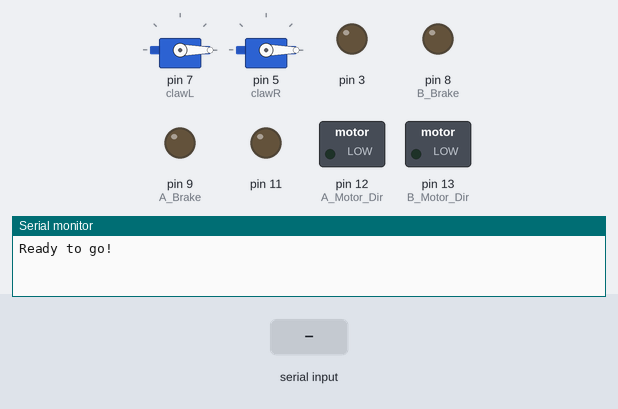
Recording of a sketch running on a simulated Arduino Uno, built with avr-gcc and run on an emulated ATmega328P. On the bench: 2 × servo, switched loads named in the sketch (green lamp = pin HIGH), output pins drawn as LEDs (lit = HIGH), the last lines printed to the serial monitor. The inputs (shaded band) are chosen by the test bench.

Above: at 1.2 s.
1.3 s: "w" received over Serial
At 2.5 s:
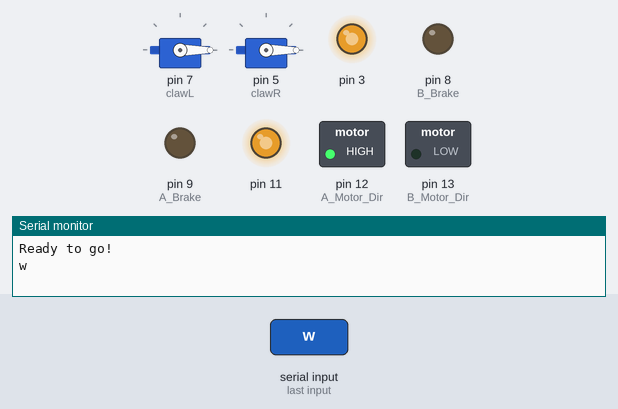
2.8 s: "a" received over Serial
At 3.6 s:
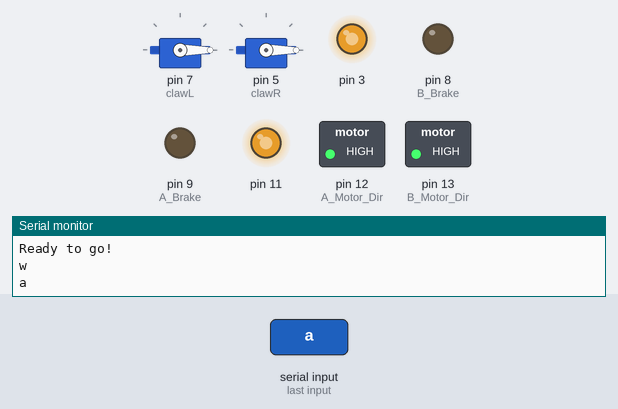
4.3 s: "d" received over Serial
At 4.8 s:
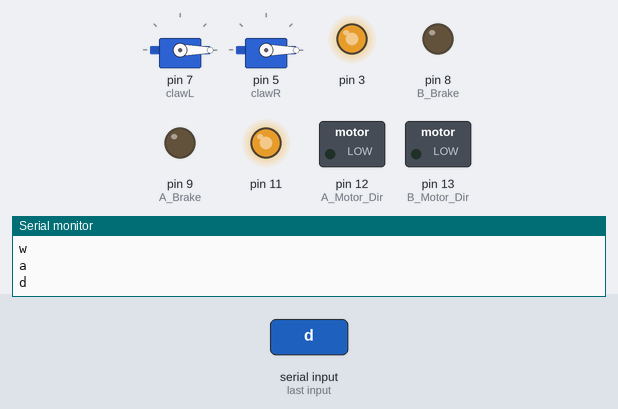
5.8 s: "s" received over Serial
At 7.0 s:
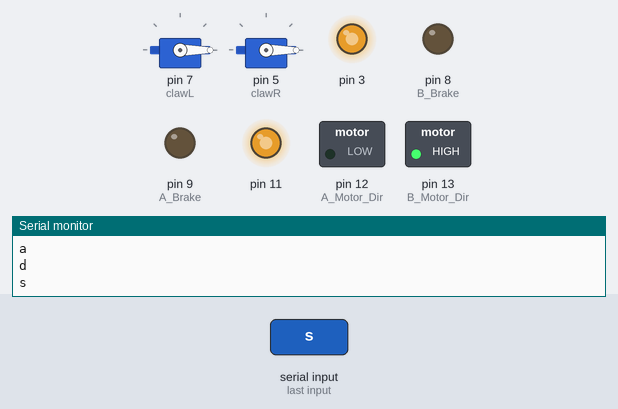
7.3 s: "k" received over Serial
At 8.2 s:
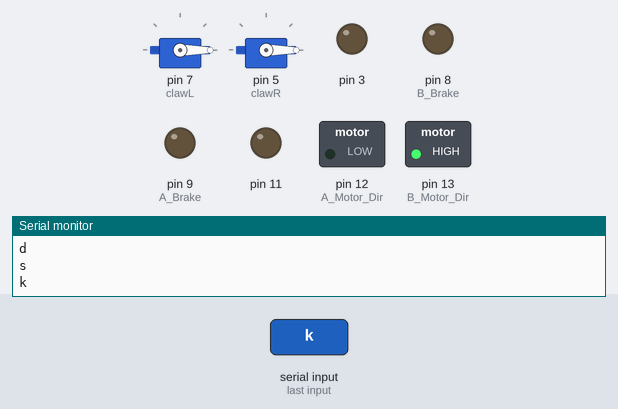
8.8 s: "i" received over Serial
At 9.4 s:
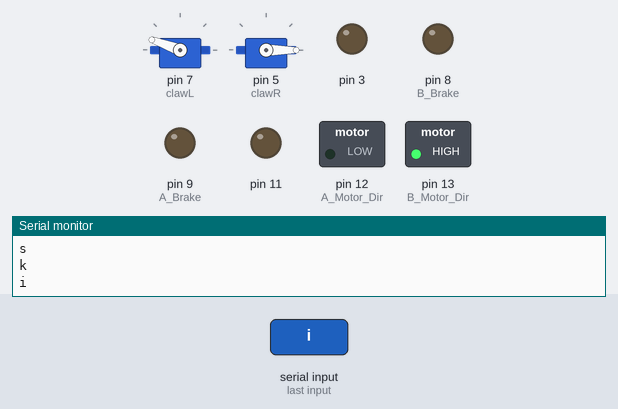
Timing chart, 0 to 11.3 s (numbered marks = the images above; inputs shaded):
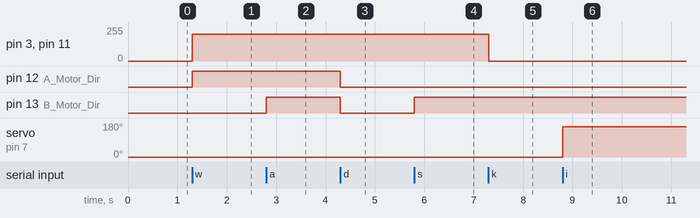

The sketch:

sketch_jul11a.ino
```cpp
#include <Servo.h>;

Servo clawL;
Servo clawR;
int pos =0;

void setup() {
  // put your setup code here, to run once:

  pinMode(12,OUTPUT); //A Motor Dir
  pinMode(9,OUTPUT); //A Brake
  analogWrite(3,0); //A speed

  pinMode(13,OUTPUT); //B Motor Dir
  pinMode(8,OUTPUT); //B Brake
  analogWrite(11,0); //B speed

  clawL.attach(7);
  clawR.attach(5); //this is the pin that is being used
  clawL.write(0);
  clawR.write(0);


  Serial.begin(9600); //bit rate
  Serial.println("Ready to go!");
  }

void loop() {
  // put your main code here, to run repeatedly:

  if(Serial.available()){
    char key = Serial.read();
    Serial.println(key);

    if(key=='w'){
      moveA(200,false);
      moveB(200,true);//they are different because the motors are flipped so if they were the same it would turn
    }
    else if(key =='a'){
      moveA(200,false);
      moveB(200,false);
    }
    else if(key =='d'){
      moveB(200,true);
      moveA(200,true);
    }
    else if(key == 's'){
      moveA(200,true);
      moveB(200,false);
    }
    else if(key == 'k'){
      moveA(0,true);
      moveB(0,false);
    }
    else if(key=='i'){
      clawL.write(160); //this is a value from 0-180 the angel of rotation
      clawR.write(0); //this is a value from 0-180 the angel of rotation
    }
    else if(key=='j'){
      clawL.write(120); //this is a value from 0-180 the angel of rotation
      clawR.write(10);
    }
  }
}

void moveA(int speed, boolean dir) {
  if(dir ==true){
    digitalWrite(12,LOW);
  }else{
    digitalWrite(12,HIGH);
  }

  digitalWrite(9,LOW);
  analogWrite(3,speed);
}

void moveB(int speed, boolean dir) {
  if(dir ==true){
    digitalWrite(13,LOW);
  }else{
    digitalWrite(13,HIGH);
  }

  digitalWrite(8,LOW);
  analogWrite(11,speed);
}
```

Measured:
- after the input at 1.3 s, pin 3, pin 11: 0/255 → 200/255 at once; pin 12 (A_Motor_Dir): LOW → HIGH at once
- after the input at 2.8 s, pin 13 (B_Motor_Dir): LOW → HIGH at once
- after the input at 4.3 s, pin 12 (A_Motor_Dir), pin 13 (B_Motor_Dir): HIGH → LOW at once
- after the input at 5.8 s, pin 13 (B_Motor_Dir): LOW → HIGH at once
- after the input at 7.3 s, pin 3, pin 11: 200/255 → 0/255 at once
- after the input at 8.8 s, servo on pin 7 (clawL): 0° → 160° at once
